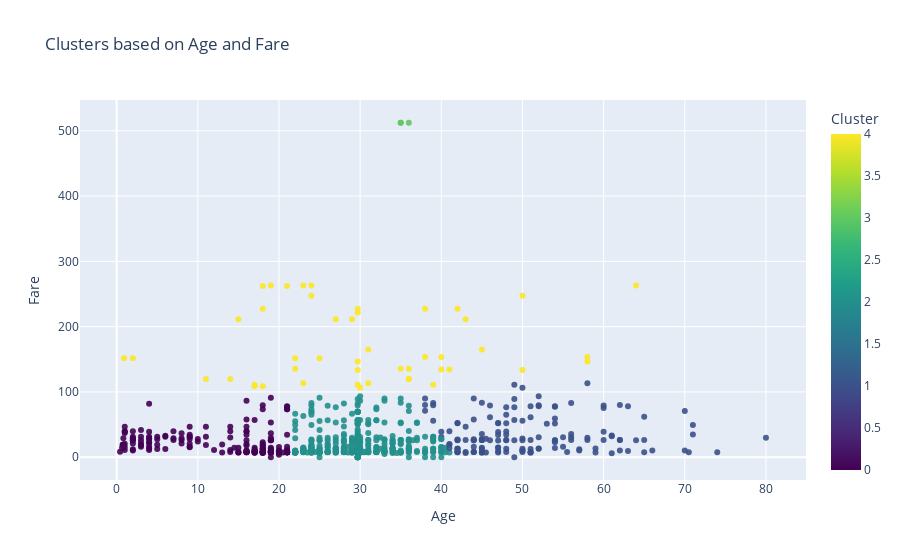

Write notebook code for a chart like this one.
### Code cell
import plotly.express as px

fig = px.scatter(df, x='age', y='fare',color='cluster', 
                 opacity=0.9,color_continuous_scale='viridis',
                 title='Clusters based on Age and Fare',
                 labels={'age': 'Age', 'fare': 'Fare', 'cluster': 'Cluster'})

fig.show()

### Figure 1 — Plotly figure (JSON) as saved in the notebook; plotly's stock layout.template omitted (floating-point values rounded to 4 significant figures; data arrays with more than 128 entries replaced by an {"elided": "..."} marker saying what was removed)
{"data": [{"hovertemplate": "Age=%{x}<br>Fare=%{y}<br>Cluster=%{marker.color}<extra></extra>", "legendgroup": "", "marker": {"color": {"elided": "891 int values"}, "coloraxis": "coloraxis", "opacity": 0.9, "symbol": "circle"}, "mode": "markers", "name": "", "orientation": "v", "showlegend": false, "type": "scatter", "x": {"elided": "891 float values"}, "xaxis": "x", "y": {"elided": "891 float values"}, "yaxis": "y"}], "layout": {"coloraxis": {"colorbar": {"title": {"text": "Cluster"}}, "colorscale": [[0, "#440154"], [0.1111, "#482878"], [0.2222, "#3e4989"], [0.3333, "#31688e"], [0.4444, "#26828e"], [0.5556, "#1f9e89"], [0.6667, "#35b779"], [0.7778, "#6ece58"], [0.8889, "#b5de2b"], [1, "#fde725"]]}, "legend": {"tracegroupgap": 0}, "title": {"text": "Clusters based on Age and Fare"}, "xaxis": {"anchor": "y", "domain": [0, 1], "title": {"text": "Age"}}, "yaxis": {"anchor": "x", "domain": [0, 1], "title": {"text": "Fare"}}}}
